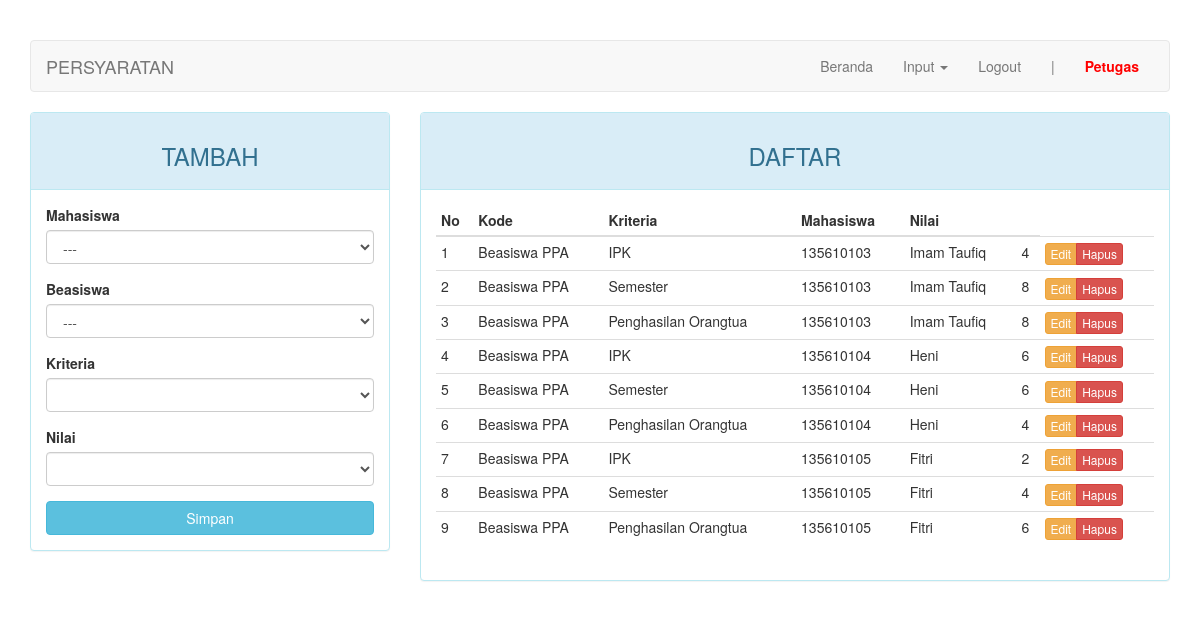
/?page=nilai (signed in), run on the app's committed database.
### tables this page shows
CREATE TABLE `nilai` (
  `kd_nilai` int(11) NOT NULL,
  `kd_beasiswa` int(11) DEFAULT NULL,
  `kd_kriteria` int(11) NOT NULL,
  `nim` char(9) NOT NULL,
  `nilai` float DEFAULT NULL
);

CREATE TABLE `beasiswa` (
  `kd_beasiswa` int(11) NOT NULL,
  `nama` varchar(50) DEFAULT NULL
);

CREATE TABLE `kriteria` (
  `kd_kriteria` int(11) NOT NULL,
  `kd_beasiswa` int(11) NOT NULL,
  `nama` varchar(50) DEFAULT NULL,
  `sifat` enum('min','max') DEFAULT NULL
);

CREATE TABLE `mahasiswa` (
  `nim` char(9) NOT NULL,
  `nama` varchar(30) NOT NULL,
  `alamat` varchar(100) DEFAULT NULL,
  `jenis_kelamin` enum('Laki-laki','Perempuan') DEFAULT NULL,
  `tahun_mengajukan` char(4) NOT NULL
);

### page/nilai.php (the view, shortened to what this page needs)
<?php
$update = (isset($_GET['action']) AND $_GET['action'] == 'update') ? true : false;
?>
<div class="row">
	<div class="col-md-4">
	    <div class="panel panel-<?= ($update) ? "warning" : "info" ?>">
	        <div class="panel-heading"><h3 class="text-center"><?= ($update) ? "EDIT" : "TAMBAH" ?></h3></div>
	        <div class="panel-body">
	            <form action="<?=$_SERVER['REQUEST_URI']?>" method="POST">
									<div class="form-group">
										<label for="nim">Mahasiswa</label>
										<select class="form-control" name="nim">
											<option>---</option>
										</select>
									</div>
									<div class="form-group">
	                  <label for="kd_beasiswa">Beasiswa</label>
										<select class="form-control" name="kd_beasiswa" id="beasiswa">
											<option>---</option>
										</select>
									</div>
									<div class="form-group">
	                  <label for="kd_kriteria">Kriteria</label>
										<select class="form-control" name="kd_kriteria" id="kriteria"></select>
									</div>
	                <div class="form-group">
		                  <label for="nilai">Nilai</label>
											<select class="form-control" name="nilai" id="nilai"></select>
	                </div>
	                <button type="submit" class="btn btn-<?= ($update) ? "warning" : "info" ?> btn-block">Simpan</button>
	            </form>
	        </div>
	    </div>
	</div>
	<div class="col-md-8">
	    <div class="panel panel-info">
	        <div class="panel-heading"><h3 class="text-center">DAFTAR</h3></div>
	        <div class="panel-body">
	            <table class="table table-condensed">
	                <thead>
	                    <tr>
	                        <th>No</th>
	                        <th>Kode</th>
	                        <th>Kriteria</th>
	                        <th>Mahasiswa</th>
	                        <th>Nilai</th>
	                        <th></th>
	                    </tr>
	                </thead>
	                <tbody>
	                    <?php $no = 1; ?>
	                    <?php if ($query = $connection->query("SELECT a.kd_nilai, c.nama AS nama_beasiswa, b.nama AS nama_kriteria, d.nim, d.nama AS nama_mahasiswa, a.nilai FROM nilai a JOIN kriteria b ON a.kd_kriteria=b.kd_kriteria JOIN beasiswa c ON a.kd_beasiswa=c.kd_beasiswa JOIN mahasiswa d ON d.nim=a.nim")): ?>
	                        <?php while($row = $query->fetch_assoc()): ?>
	                        <tr>
	                            <td><?=$no++?></td>
	                            <td><?=$row['nama_beasiswa']?></td>
	                            <td><?=$row['nama_kriteria']?></td>
	                            <td><?=$row['nim']?></td>
	                            <td><?=$row['nama_mahasiswa']?></td>
	                            <td><?=$row['nilai']?></td>
	                            <td>
	                                <div class="btn-group">
	                                    <a href="?page=nilai&action=update&key=<?=$row['kd_nilai']?>" class="btn btn-warning btn-xs">Edit</a>
	                                    <a href="?page=nilai&action=delete&key=<?=$row['kd_nilai']?>" class="btn btn-danger btn-xs">Hapus</a>
	                                </div>
	                            </td>
	                        </tr>
	                        <?php endwhile ?>
	                    <?php endif ?>
	                </tbody>
	            </table>
	        </div>
	    </div>
	</div>
</div>

### index.php (style rules this page uses)
body { margin-top: 40px; }

### data on the page
nilai: kd_beasiswa.nama "Beasiswa PPA", kd_kriteria.nama "IPK", nim.nim "135610103", nim.nama "Imam Taufiq", nilai "4"
nilai: kd_beasiswa.nama "Beasiswa PPA", kd_kriteria.nama "Semester", nim.nim "135610103", nim.nama "Imam Taufiq", nilai "8"
nilai: kd_beasiswa.nama "Beasiswa PPA", kd_kriteria.nama "Penghasilan Orangtua", nim.nim "135610103", nim.nama "Imam Taufiq", nilai "8"
nilai: kd_beasiswa.nama "Beasiswa PPA", kd_kriteria.nama "IPK", nim.nim "135610104", nim.nama "Heni", nilai "6"
nilai: kd_beasiswa.nama "Beasiswa PPA", kd_kriteria.nama "Semester", nim.nim "135610104", nim.nama "Heni", nilai "6"
nilai: kd_beasiswa.nama "Beasiswa PPA", kd_kriteria.nama "Penghasilan Orangtua", nim.nim "135610104", nim.nama "Heni", nilai "4"
nilai: kd_beasiswa.nama "Beasiswa PPA", kd_kriteria.nama "IPK", nim.nim "135610105", nim.nama "Fitri", nilai "2"
nilai: kd_beasiswa.nama "Beasiswa PPA", kd_kriteria.nama "Semester", nim.nim "135610105", nim.nama "Fitri", nilai "4"
nilai: kd_beasiswa.nama "Beasiswa PPA", kd_kriteria.nama "Penghasilan Orangtua", nim.nim "135610105", nim.nama "Fitri", nilai "6"

### other printed values
$str "PERSYARATAN"
$_SESSION["username"] "Petugas"
